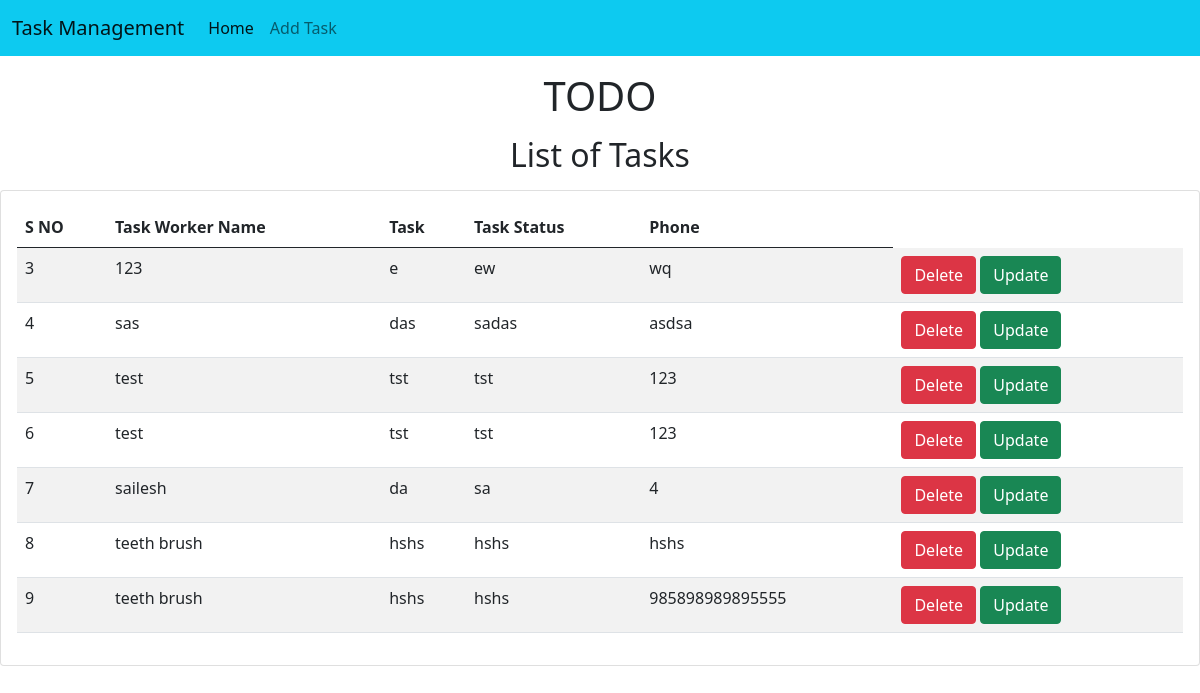
The page / on the database its author committed.
### TODO/models.py (models this page shows, shortened)
class Student(models.Model):
    roll = models.CharField(max_length=100)
    name = models.CharField(max_length=50)
    email = models.CharField(max_length=50)
    phone = models.CharField(max_length=50)

### TODO/views.py (the view)
# urls.py: 2. Add a URL to urlpatterns:  path('', views.home, name='home')
class home(View):
    def get(self,request):
        stu = Student.objects.all()
        context = {
            'st':stu,
        }
        return render(request,'index.html',context)

### templates/index.html (shortened to what this page needs)
<!doctype html>
<html lang="en">
  <head>
    <link href="https://cdn.jsdelivr.net/npm/bootstrap@5.0.2/dist/css/bootstrap.min.css" rel="stylesheet">
  </head>
  <body>
    {% include 'navbar.html' %}
    <h1 class="text-center my-3">TODO </h1>
    <h2 class="text-center my-3">List of Tasks</h2>
    <div class="containder">
      <div class="row">
        <div class="col-md-12">
          <div class="card">
            <div class="card-body">
              <table class="table table-striped">
                <thead>
                  <tr>
                    <th>S NO</th>
                    <th>Task Worker Name</th>
                    <th>Task </th>
                    <th>Task Status</th>
                    <th>Phone</th>
                  </tr>
                </thead>
                <tbody>
                  {% for s in st %}
                  <tr>
                  <td>{{s.id}}</td>
                  <td>{{s.roll}}</td>
                  <td>{{s.name}}</td>
                  <td>{{s.email}}</td>
                  <td>{{s.phone}}</td>
                  <td>
                    <a href="deletestudent{{s.id}}" class="btn btn-danger md-sm">Delete</a>
                    <a href="updatestudent{{s.id}}" class="btn btn-success md-sm">Update</a>
                  </td>
                  </tr>
                  {% endfor %}
                </tbody>
              </table>
            </div>
          </div>
        </div>
      </div>
    </div>
  </body>
</html>

### templates/navbar.html (shortened to what this page needs)
<nav class="navbar navbar-expand-lg navbar-light bg-info">
    <div class="container-fluid">
      <a class="navbar-brand" href="/">Task Management</a>
      <div class="collapse navbar-collapse" id="navbarSupportedContent">
        <ul class="navbar-nav me-auto mb-2 mb-lg-0">
          <li class="nav-item">
            <a class="nav-link active" aria-current="page" href="#">Home</a>
          </li>
          <li class="nav-item">
            <a class="nav-link" href="addstudent">Add Task</a>
          </li>
      </div>
    </div>
  </nav>

### rows shown on the page
Student: id "3", roll "123", name "e", email "ew", phone "wq"
Student: id "4", roll "sas", name "das", email "sadas", phone "asdsa"
Student: id "5", roll "test", name "tst", email "tst", phone "123"
Student: id "6", roll "test", name "tst", email "tst", phone "123"
Student: id "7", roll "sailesh", name "da", email "sa", phone "4"
Student: id "8", roll "teeth brush", name "hshs", email "hshs", phone "hshs"
Student: id "9", roll "teeth brush", name "hshs", email "hshs", phone "985898989895555"
